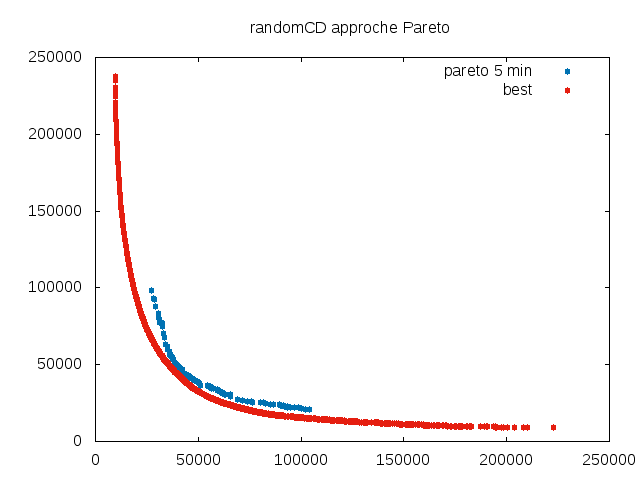

Reproduce this figure in gnuplot.
set terminal png
set output "cd_pareto_5.png"
set title "randomCD approche Pareto"
plot "randomCD_OnLineFiltered_time=5_nb=500.tsp" using 1:2 title "pareto 5 min" pointtype 7 linecolor 6, "../../data/best.randomCD100.tsp" using 1:2 title "best" pointtype 7 linecolor 7
